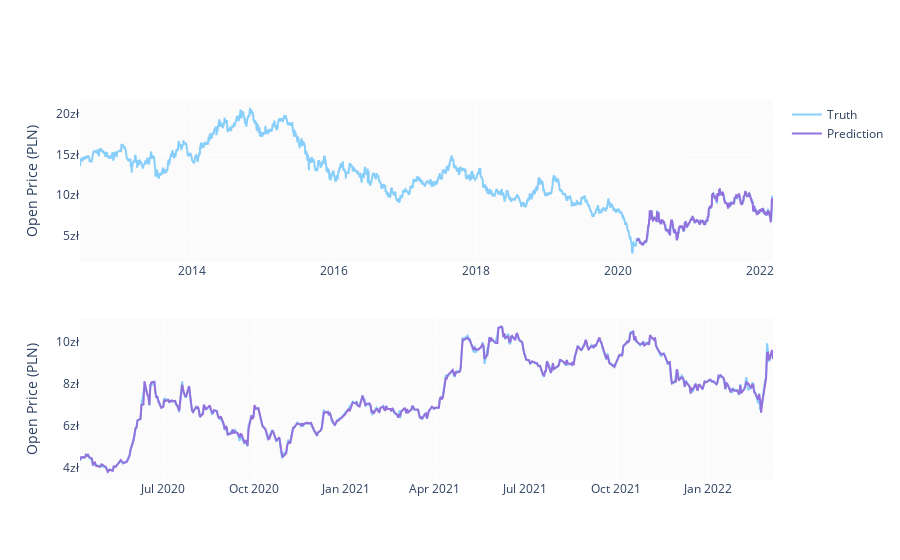

Here is the notebook cell this chart was saved with:
### Code cell
predicted_prices = df.loc[test_split_idx+1:].copy()
predicted_prices['Otwarcie'] = y_pred

fig = make_subplots(rows=2, cols=1)
fig.add_trace(go.Scatter(x=df.Data, y=df.Otwarcie,
                        name='Truth',
                        marker_color='LightSkyBlue'), row=1, col=1)

fig.add_trace(go.Scatter(x=predicted_prices.Data,
                        y=predicted_prices.Otwarcie,
                        name='Prediction',
                        marker_color='MediumPurple'), row=1, col=1)

fig.add_trace(go.Scatter(x=predicted_prices.Data,
                        y=y_test,
                        name='Truth',
                        marker_color='LightSkyBlue',
                        showlegend=False), row=2, col=1)

fig.add_trace(go.Scatter(x=predicted_prices.Data,
                        y=y_pred,
                        name='Prediction',
                        marker_color='MediumPurple',
                        showlegend=False), row=2, col=1)

fig.update_yaxes(ticksuffix="zł", title_text='Open Price (PLN)')

fig.show()

### Figure 1 — Plotly figure (JSON) as saved in the notebook; plotly's stock layout.template omitted (floating-point values rounded to 4 significant figures; data arrays with more than 128 entries replaced by an {"elided": "..."} marker saying what was removed)
{"data": [{"marker": {"color": "LightSkyBlue"}, "name": "Truth", "type": "scatter", "x": {"elided": "2445 str values"}, "xaxis": "x", "y": {"elided": "2445 float values"}, "yaxis": "y"}, {"marker": {"color": "MediumPurple"}, "name": "Prediction", "type": "scatter", "x": {"elided": "488 str values"}, "xaxis": "x", "y": {"elided": "488 float values"}, "yaxis": "y"}, {"marker": {"color": "LightSkyBlue"}, "name": "Truth", "showlegend": false, "type": "scatter", "x": {"elided": "488 str values"}, "xaxis": "x2", "y": {"elided": "488 float values"}, "yaxis": "y2"}, {"marker": {"color": "MediumPurple"}, "name": "Prediction", "showlegend": false, "type": "scatter", "x": {"elided": "488 str values"}, "xaxis": "x2", "y": {"elided": "488 float values"}, "yaxis": "y2"}], "layout": {"xaxis": {"anchor": "y", "domain": [0, 1]}, "xaxis2": {"anchor": "y2", "domain": [0, 1]}, "yaxis": {"anchor": "x", "domain": [0.575, 1], "ticksuffix": "zł", "title": {"text": "Open Price (PLN)"}}, "yaxis2": {"anchor": "x2", "domain": [0, 0.425], "ticksuffix": "zł", "title": {"text": "Open Price (PLN)"}}}}
